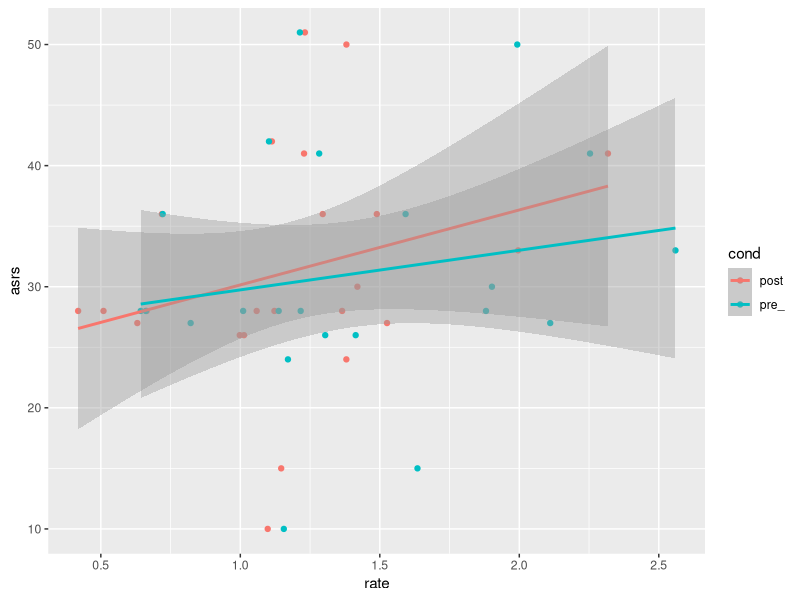

Source code (R):
## ---- chunk 1
knitr::opts_chunk$set(echo = TRUE)
## ---- chunk 2

#you may want Session > Set Working Directory > To Source File Location as the very first thing you do

#libraries
library(here)
library(tidyverse)

#load data
df <- read.csv(here('processed','plotdat.csv'))

#plots

plot_df <- df %>%
  filter(cond=='post')


p <- ggplot(df,aes(x=rate,y=asrs,color=cond))
p+ geom_point()+geom_smooth(method=lm)

